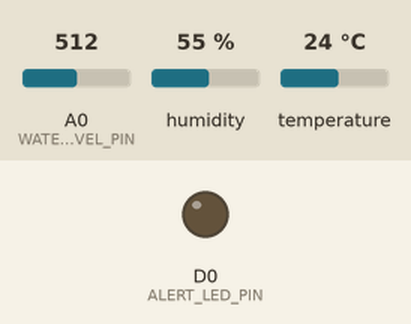
A sketch run on a simulated ESP8266 (NodeMCU). On the bench: output pins drawn as LEDs (lit = HIGH). The inputs (shaded band) are chosen by the test bench; at power-on: humidity 55 %, A0 (WATER_LEVEL_PIN) = 512, temperature 24 °C. WiFi joins after 1.5 s; servers stay silent unless stated; uploads are accepted with an empty reply; what the sketch prints to the serial monitor is not drawn.

Above: at 3.9 s.
4.0 s: humidity set to 69 %
10.5 s: humidity set to 73 %
At 16.1 s:
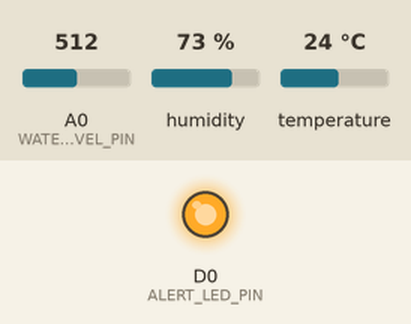
17.0 s: A0 (WATER_LEVEL_PIN) set to 811
23.5 s: A0 (WATER_LEVEL_PIN) set to 832
Timing chart, 0 to 26.5 s (numbered marks = the images above; inputs shaded):
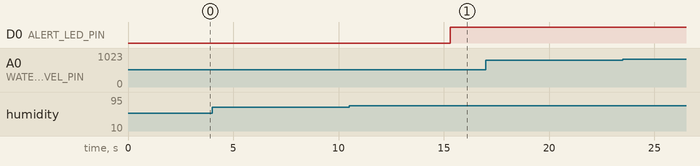

Measured:
- the behaviour switches between 70 and 71 % on humidity (found by bisection; images 0 and 1)
- after the input at 4.0 s, every drawn part: stays the same
- after the input at 10.5 s, D0 (ALERT_LED_PIN): LOW → HIGH after 4.8 s
- after the input at 17.0 s, every drawn part: stays the same
- after the input at 23.5 s, every drawn part: stays the same

The sketch:

ESPMonitor_ESP8266.ino
```cpp
/*
 * ESPMonitor - Environment Monitoring System
 * ESP8266 Firmware
 *
 * Reads temperature, humidity, and water level sensors
 * Sends data to Flask server via HTTP
 * Receives threshold updates and controls alerts
 */

#include <ESP8266WiFi.h>
#include <ESP8266HTTPClient.h>
#include <WiFiClient.h>
#include <ArduinoJson.h>
#include <DHT.h>

// ==================== Configuration ====================
// Copy config.example.h to config.h and edit your settings
#include "config.h"

// Pin Definitions for ESP8266
#define DHT_PIN D4          // DHT sensor data pin (GPIO2)
#define WATER_LEVEL_PIN A0  // Analog pin for water level sensor (only A0 available)
#define ALERT_LED_PIN D0    // Built-in LED (GPIO16) or external LED

// DHT Sensor Type (DHT11 or DHT22)
#define DHT_TYPE DHT11

// Timing
#define SEND_INTERVAL 5000        // Send data every 5 seconds
#define THRESHOLD_CHECK_INTERVAL 10000  // Check thresholds every 10 seconds

// ==================== Global Objects ====================
DHT dht(DHT_PIN, DHT_TYPE);
WiFiClient client;
HTTPClient http;

// ==================== Global Variables ====================
unsigned long lastSendTime = 0;
unsigned long lastThresholdCheck = 0;

// Current sensor readings
float temperature = 0.0;
float humidity = 0.0;
float waterLevel = 0.0;

// Thresholds (defaults)
float tempThreshold = 30.0;
float humidityThreshold = 70.0;
float waterThreshold = 80.0;

bool alertActive = false;

// ==================== WiFi Functions ====================
void connectWiFi() {
  Serial.print("Connecting to WiFi");
  WiFi.mode(WIFI_STA);
  WiFi.begin(WIFI_SSID, WIFI_PASSWORD);

  int attempts = 0;
  while (WiFi.status() != WL_CONNECTED && attempts < 20) {
    delay(500);
    Serial.print(".");
    attempts++;
  }

  if (WiFi.status() == WL_CONNECTED) {
    Serial.println("\nWiFi connected");
    Serial.print("IP: ");
    Serial.println(WiFi.localIP());
  } else {
    Serial.println("\nWiFi connection failed!");
  }
}

// ==================== Sensor Functions ====================
void readSensors() {
  // Read DHT sensor
  float t = dht.readTemperature();
  float h = dht.readHumidity();

  // Check if reading failed
  if (isnan(t) || isnan(h)) {
    Serial.println("DHT read failed");
    return;
  }

  temperature = t;
  humidity = h;

  // Read water level (0-100%)
  // ESP8266 ADC is 10-bit (0-1023)
  int rawValue = analogRead(WATER_LEVEL_PIN);
  waterLevel = map(rawValue, 0, 1023, 0, 100);

  Serial.printf("Temp: %.1f°C, Humidity: %.1f%%, Water: %.1f%%\n",
                temperature, humidity, waterLevel);
}

// ==================== HTTP Communication ====================
bool sendDataToServer() {
  if (WiFi.status() != WL_CONNECTED) {
    Serial.println("WiFi not connected");
    return false;
  }

  // Create JSON payload
  StaticJsonDocument<256> doc;
  doc["temperature"] = temperature;
  doc["humidity"] = humidity;
  doc["water_level"] = waterLevel;
  doc["device_id"] = DEVICE_ID;

  String payload;
  serializeJson(doc, payload);

  // Send POST request
  String url = String(SERVER_URL) + "/api/sensor-data";
  http.begin(client, url);
  http.addHeader("Content-Type", "application/json");

  int httpCode = http.POST(payload);

  if (httpCode > 0) {
    Serial.printf("Data sent, response: %d\n", httpCode);

    if (httpCode == HTTP_CODE_OK) {
      String response = http.getString();
      Serial.println("Response: " + response);
      http.end();
      return true;
    }
  } else {
    Serial.printf("POST failed: %s\n", http.errorToString(httpCode).c_str());
  }

  http.end();
  return false;
}

bool fetchThresholds() {
  if (WiFi.status() != WL_CONNECTED) {
    return false;
  }

  String url = String(SERVER_URL) + "/api/thresholds";
  http.begin(client, url);

  int httpCode = http.GET();

  if (httpCode == HTTP_CODE_OK) {
    String response = http.getString();

    // Parse JSON response
    StaticJsonDocument<256> doc;
    DeserializationError error = deserializeJson(doc, response);

    if (!error) {
      tempThreshold = doc["temperature"] | tempThreshold;
      humidityThreshold = doc["humidity"] | humidityThreshold;
      waterThreshold = doc["water_level"] | waterThreshold;

      Serial.printf("Thresholds updated: Temp=%.1f, Hum=%.1f, Water=%.1f\n",
                    tempThreshold, humidityThreshold, waterThreshold);
      http.end();
      return true;
    } else {
      Serial.println("JSON parse failed");
    }
  } else {
    Serial.printf("GET thresholds failed: %d\n", httpCode);
  }

  http.end();
  return false;
}

// ==================== Alert Functions ====================
void checkThresholdsAndAlert() {
  bool shouldAlert = false;

  if (temperature > tempThreshold) {
    Serial.printf("ALERT: Temperature %.1f > %.1f\n", temperature, tempThreshold);
    shouldAlert = true;
  }

  if (humidity > humidityThreshold) {
    Serial.printf("ALERT: Humidity %.1f > %.1f\n", humidity, humidityThreshold);
    shouldAlert = true;
  }

  if (waterLevel > waterThreshold) {
    Serial.printf("ALERT: Water level %.1f > %.1f\n", waterLevel, waterThreshold);
    shouldAlert = true;
  }

  // Control LED
  if (shouldAlert != alertActive) {
    alertActive = shouldAlert;
    digitalWrite(ALERT_LED_PIN, alertActive ? HIGH : LOW);
  }
}

// ==================== Setup & Loop ====================
void setup() {
  Serial.begin(115200);
  delay(1000);

  Serial.println("\n=== ESPMonitor (ESP8266) Starting ===");

  // Initialize pins
  pinMode(ALERT_LED_PIN, OUTPUT);
  digitalWrite(ALERT_LED_PIN, LOW);

  // Initialize DHT sensor
  dht.begin();

  // Connect to WiFi
  connectWiFi();

  // Initial threshold fetch
  if (WiFi.status() == WL_CONNECTED) {
    fetchThresholds();
  }

  Serial.println("Setup complete\n");
}

void loop() {
  unsigned long currentTime = millis();

  // Reconnect WiFi if disconnected
  if (WiFi.status() != WL_CONNECTED) {
    Serial.println("WiFi disconnected, reconnecting...");
    connectWiFi();
  }

  // Read sensors and send data
  if (currentTime - lastSendTime >= SEND_INTERVAL) {
    readSensors();
    sendDataToServer();
    checkThresholdsAndAlert();
    lastSendTime = currentTime;
  }

  // Fetch threshold updates
  if (currentTime - lastThresholdCheck >= THRESHOLD_CHECK_INTERVAL) {
    fetchThresholds();
    lastThresholdCheck = currentTime;
  }

  delay(100);  // Small delay to prevent tight loop
}
```

config.example.h
```cpp
/*
 * ESPMonitor Configuration Template
 *
 * Instructions:
 * 1. Copy this file to config.h
 * 2. Edit the values below with your settings
 * 3. DO NOT commit config.h to version control (add to .gitignore)
 */

#ifndef CONFIG_H
#define CONFIG_H

// ==================== WiFi Configuration ====================
#define WIFI_SSID "your_wifi_ssid"       // Your WiFi network name
#define WIFI_PASSWORD "your_wifi_password"   // Your WiFi password

// ==================== Server Configuration ====================
#define SERVER_URL "http://192.168.1.100:5000"  // Flask server URL (change IP to your server)

// ==================== Device Configuration ====================
#define DEVICE_ID "ESP32_01"  // Unique identifier for this device

#endif
```
